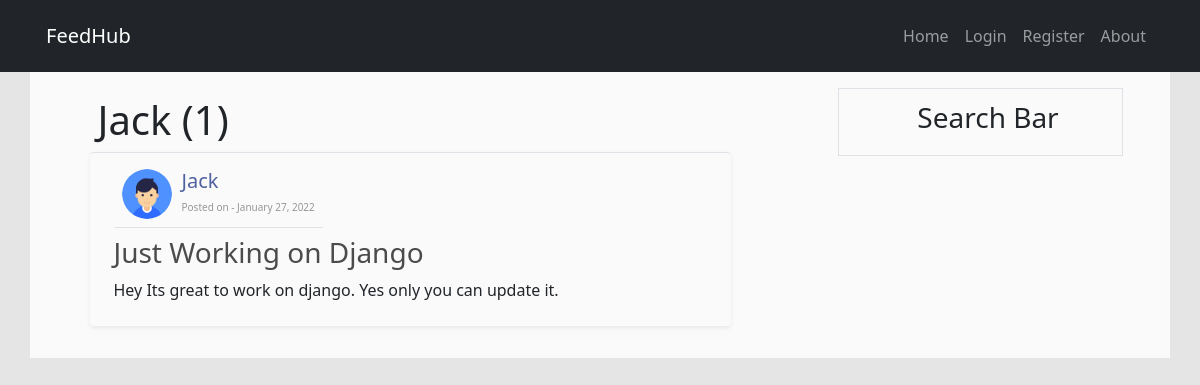
Page /post/Jack/ on the committed database.
### feedhub/models.py (models this page shows, shortened)
class Post(models.Model):
    title = models.CharField(max_length=100)
    content = models.TextField()
    date_posted = models.DateTimeField(default=timezone.now)
    author = models.ForeignKey(User, on_delete=models.CASCADE)

### users/models.py (models this page shows, shortened)
class Profile(models.Model):
    user = models.OneToOneField(User, on_delete=models.CASCADE)
    image = models.ImageField(default='default.jpg', upload_to='profile_pics')

### feedhub/views.py (the view)
# urls.py: path('post/<str:username>/', UserPostListView.as_view(), name='user-posts'),
class UserPostListView(ListView):
	model = Post
	template_name = 'feedhub/user_post.html'
	context_object_name = 'feed'
	paginate_by = 6
	def get_queryset(self):
		user = get_object_or_404(User, username=self.kwargs.get('username'))
		return Post.objects.filter(author=user)

### feedhub/templates/feedhub/user_post.html (shortened to what this page needs)
{% extends "feedhub/base.html" %}
{% block content %}
  <h1 class="m-2">{{view.kwargs.username}} ({{page_obj.paginator.count}})</h1>
	{% for post in feed %}
		<div class="container mb-3 py-2 _stpbx border-top rounded shadow-sm">
				<div class="d-inline-flex border-bottom mb-2 p-2">
					<img class="_usrlg" width="50px" height="50px" src="{{post.author.profile.image.url}}" alt="profile_pic">
					<div>
						<h2><a href="{% url 'feedhub:user-posts' post.author.username %}">{{ post.author }}</a></h2>
						<small>Posted on - {{ post.date_posted|date:"F j, Y"}}</small>
					</div>
				</div>
				<h3> <a href="{% url 'feedhub:feed-dtl' post.id %}">{{post.title}}</a> </h3>
				<p>{{ post.content }}</p>
		</div>
	{%endfor%}
{% endblock content %}

### feedhub/static/feedhub/main.css (style rules this page uses)
._stpbx h2 { font-size: 20px; margin: 0; }
._stpbx h2 a { text-decoration: none; color: rgba(60,80,150,0.9); }
._stpbx h3 a { text-decoration: none; color: rgba(0,0,0,0.7); }
._stpbx small { font-size: 10px; font-weight: normal; color: rgba(0,0,0,0.4); }
._usrlg { border-radius: 100%; margin-right: 10px; overflow: hidden; }

### rows in the picture
Post: author.profile.image (placeholder picture), author "Jack", date_posted "January 27, 2022", title "Just Working on Django", content "Hey Its great to work on django. Yes only you can update it."

### other values in the picture
{{ view.kwargs.username }} "Jack"
{{ page_obj.paginator.count }} "1"
